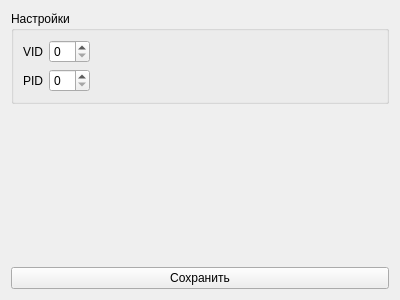
<?xml version="1.0" encoding="UTF-8"?>
<ui version="4.0">
 <class>Imitator_BRG_options</class>
 <widget class="QWidget" name="Imitator_BRG_options">
  <property name="geometry">
   <rect>
    <x>0</x>
    <y>0</y>
    <width>400</width>
    <height>300</height>
   </rect>
  </property>
  <property name="windowTitle">
   <string>Form</string>
  </property>
  <layout class="QVBoxLayout" name="verticalLayout">
   <item>
    <widget class="QGroupBox" name="groupBox">
     <property name="title">
      <string>Настройки</string>
     </property>
     <layout class="QHBoxLayout" name="horizontalLayout">
      <item>
       <layout class="QGridLayout" name="gridLayout">
        <item row="0" column="0">
         <widget class="QLabel" name="label">
          <property name="text">
           <string>VID</string>
          </property>
         </widget>
        </item>
        <item row="1" column="0">
         <widget class="QLabel" name="label_2">
          <property name="text">
           <string>PID</string>
          </property>
         </widget>
        </item>
        <item row="0" column="1">
         <widget class="HexSpinBox" name="sb_vid"/>
        </item>
        <item row="1" column="1">
         <widget class="HexSpinBox" name="sb_pid"/>
        </item>
       </layout>
      </item>
      <item>
       <spacer name="horizontalSpacer">
        <property name="orientation">
         <enum>Qt::Horizontal</enum>
        </property>
        <property name="sizeHint" stdset="0">
         <size>
          <width>40</width>
          <height>20</height>
         </size>
        </property>
       </spacer>
      </item>
     </layout>
    </widget>
   </item>
   <item>
    <spacer name="verticalSpacer">
     <property name="orientation">
      <enum>Qt::Vertical</enum>
     </property>
     <property name="sizeHint" stdset="0">
      <size>
       <width>20</width>
       <height>40</height>
      </size>
     </property>
    </spacer>
   </item>
   <item>
    <widget class="QPushButton" name="btn_accept">
     <property name="text">
      <string>Сохранить</string>
     </property>
    </widget>
   </item>
  </layout>
 </widget>
 <customwidgets>
  <customwidget>
   <class>HexSpinBox</class>
   <extends>QSpinBox</extends>
   <header>hexspinbox.hpp</header>
  </customwidget>
 </customwidgets>
 <resources/>
 <connections/>
</ui>
